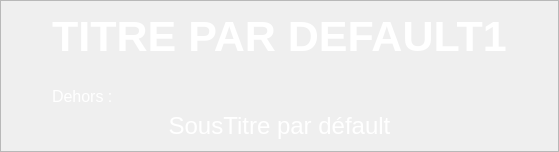
      <widget class="QFrame" name="Top">
       <property name="frameShape">
        <enum>QFrame::StyledPanel</enum>
       </property>
       <property name="frameShadow">
        <enum>QFrame::Sunken</enum>
       </property>
       <layout class="QVBoxLayout" name="verticalLayout_6">
        <item>
         <layout class="QVBoxLayout" name="TopVerLayout" stretch="2,8,4,1">
          <property name="leftMargin">
           <number>40</number>
          </property>
          <property name="rightMargin">
           <number>40</number>
          </property>
          <item>
           <widget class="QLabel" name="TopTittle">
            <property name="palette">
             <palette>
              <active>
               <colorrole role="WindowText">
                <brush brushstyle="SolidPattern">
                 <color alpha="255">
                  <red>255</red>
                  <green>255</green>
                  <blue>255</blue>
                 </color>
                </brush>
               </colorrole>
               <colorrole role="Text">
                <brush brushstyle="SolidPattern">
                 <color alpha="255">
                  <red>255</red>
                  <green>255</green>
                  <blue>255</blue>
                 </color>
                </brush>
               </colorrole>
              </active>
              <inactive>
               <colorrole role="WindowText">
                <brush brushstyle="SolidPattern">
                 <color alpha="255">
                  <red>255</red>
                  <green>255</green>
                  <blue>255</blue>
                 </color>
                </brush>
               </colorrole>
               <colorrole role="Text">
                <brush brushstyle="SolidPattern">
                 <color alpha="255">
                  <red>255</red>
                  <green>255</green>
                  <blue>255</blue>
                 </color>
                </brush>
               </colorrole>
              </inactive>
              <disabled>
               <colorrole role="WindowText">
                <brush brushstyle="SolidPattern">
                 <color alpha="255">
                  <red>127</red>
                  <green>127</green>
                  <blue>127</blue>
                 </color>
                </brush>
               </colorrole>
               <colorrole role="Text">
                <brush brushstyle="SolidPattern">
                 <color alpha="255">
                  <red>127</red>
                  <green>127</green>
                  <blue>127</blue>
                 </color>
                </brush>
               </colorrole>
              </disabled>
             </palette>
            </property>
            <property name="font">
             <font>
              <pointsize>32</pointsize>
              <weight>75</weight>
              <bold>true</bold>
              <underline>false</underline>
             </font>
            </property>
            <property name="styleSheet">
             <string notr="true"/>
            </property>
            <property name="text">
             <string>TITRE PAR DEFAULT1</string>
            </property>
            <property name="textFormat">
             <enum>Qt::AutoText</enum>
            </property>
            <property name="alignment">
             <set>Qt::AlignCenter</set>
            </property>
            <property name="margin">
             <number>0</number>
            </property>
            <property name="indent">
             <number>-1</number>
            </property>
            <property name="textInteractionFlags">
             <set>Qt::NoTextInteraction</set>
            </property>
           </widget>
          </item>
          <item>
           <widget class="QGroupBox" name="TopBox">
            <property name="styleSheet">
             <string notr="true">#TopBox {border: none;}</string>
            </property>
            <property name="title">
             <string/>
            </property>
            <property name="flat">
             <bool>false</bool>
            </property>
            <property name="checkable">
             <bool>false</bool>
            </property>
           </widget>
          </item>
          <item>
           <widget class="QLabel" name="otherLabel">
            <property name="palette">
             <palette>
              <active>
               <colorrole role="WindowText">
                <brush brushstyle="SolidPattern">
                 <color alpha="255">
                  <red>255</red>
                  <green>255</green>
                  <blue>255</blue>
                 </color>
                </brush>
               </colorrole>
               <colorrole role="Button">
                <brush brushstyle="SolidPattern">
                 <color alpha="255">
                  <red>0</red>
                  <green>0</green>
                  <blue>0</blue>
                 </color>
                </brush>
               </colorrole>
               <colorrole role="Light">
                <brush brushstyle="SolidPattern">
                 <color alpha="255">
                  <red>0</red>
                  <green>0</green>
                  <blue>0</blue>
                 </color>
                </brush>
               </colorrole>
               <colorrole role="Midlight">
                <brush brushstyle="SolidPattern">
                 <color alpha="255">
                  <red>0</red>
                  <green>0</green>
                  <blue>0</blue>
                 </color>
                </brush>
               </colorrole>
               <colorrole role="Dark">
                <brush brushstyle="SolidPattern">
                 <color alpha="255">
                  <red>0</red>
                  <green>0</green>
                  <blue>0</blue>
                 </color>
                </brush>
               </colorrole>
               <colorrole role="Mid">
                <brush brushstyle="SolidPattern">
                 <color alpha="255">
                  <red>0</red>
                  <green>0</green>
                  <blue>0</blue>
                 </color>
                </brush>
               </colorrole>
               <colorrole role="Text">
                <brush brushstyle="SolidPattern">
                 <color alpha="255">
                  <red>255</red>
                  <green>255</green>
                  <blue>255</blue>
                 </color>
                </brush>
               </colorrole>
               <colorrole role="BrightText">
                <brush brushstyle="SolidPattern">
                 <color alpha="255">
                  <red>255</red>
                  <green>255</green>
                  <blue>255</blue>
                 </color>
                </brush>
               </colorrole>
               <colorrole role="ButtonText">
                <brush brushstyle="SolidPattern">
                 <color alpha="255">
                  <red>255</red>
                  <green>255</green>
                  <blue>255</blue>
                 </color>
                </brush>
               </colorrole>
               <colorrole role="Base">
                <brush brushstyle="SolidPattern">
                 <color alpha="255">
                  <red>0</red>
                  <green>0</green>
                  <blue>0</blue>
                 </color>
                </brush>
               </colorrole>
               <colorrole role="Window">
                <brush brushstyle="SolidPattern">
                 <color alpha="255">
                  <red>0</red>
                  <green>0</green>
                  <blue>0</blue>
                 </color>
                </brush>
               </colorrole>
               <colorrole role="Shadow">
                <brush brushstyle="SolidPattern">
                 <color alpha="255">
                  <red>0</red>
                  <green>0</green>
                  <blue>0</blue>
                 </color>
                </brush>
               </colorrole>
               <colorrole role="AlternateBase">
                <brush brushstyle="SolidPattern">
                 <color alpha="255">
                  <red>0</red>
                  <green>0</green>
                  <blue>0</blue>
                 </color>
                </brush>
               </colorrole>
               <colorrole role="ToolTipBase">
                <brush brushstyle="SolidPattern">
                 <color alpha="255">
                  <red>255</red>
                  <green>255</green>
                  <blue>220</blue>
                 </color>
                </brush>
               </colorrole>
               <colorrole role="ToolTipText">
                <brush brushstyle="SolidPattern">
                 <color alpha="255">
                  <red>0</red>
                  <green>0</green>
                  <blue>0</blue>
                 </color>
                </brush>
               </colorrole>
              </active>
              <inactive>
               <colorrole role="WindowText">
                <brush brushstyle="SolidPattern">
                 <color alpha="255">
                  <red>255</red>
                  <green>255</green>
                  <blue>255</blue>
                 </color>
                </brush>
               </colorrole>
               <colorrole role="Button">
                <brush brushstyle="SolidPattern">
                 <color alpha="255">
                  <red>0</red>
                  <green>0</green>
                  <blue>0</blue>
                 </color>
                </brush>
               </colorrole>
               <colorrole role="Light">
                <brush brushstyle="SolidPattern">
                 <color alpha="255">
                  <red>0</red>
                  <green>0</green>
                  <blue>0</blue>
                 </color>
                </brush>
               </colorrole>
               <colorrole role="Midlight">
                <brush brushstyle="SolidPattern">
                 <color alpha="255">
                  <red>0</red>
                  <green>0</green>
                  <blue>0</blue>
                 </color>
                </brush>
               </colorrole>
               <colorrole role="Dark">
                <brush brushstyle="SolidPattern">
                 <color alpha="255">
                  <red>0</red>
                  <green>0</green>
                  <blue>0</blue>
                 </color>
                </brush>
               </colorrole>
               <colorrole role="Mid">
                <brush brushstyle="SolidPattern">
                 <color alpha="255">
                  <red>0</red>
                  <green>0</green>
                  <blue>0</blue>
                 </color>
                </brush>
               </colorrole>
               <colorrole role="Text">
                <brush brushstyle="SolidPattern">
                 <color alpha="255">
                  <red>255</red>
                  <green>255</green>
                  <blue>255</blue>
                 </color>
                </brush>
               </colorrole>
               <colorrole role="BrightText">
                <brush brushstyle="SolidPattern">
                 <color alpha="255">
                  <red>255</red>
                  <green>255</green>
                  <blue>255</blue>
                 </color>
                </brush>
               </colorrole>
               <colorrole role="ButtonText">
                <brush brushstyle="SolidPattern">
                 <color alpha="255">
                  <red>255</red>
                  <green>255</green>
                  <blue>255</blue>
                 </color>
                </brush>
               </colorrole>
               <colorrole role="Base">
                <brush brushstyle="SolidPattern">
                 <color alpha="255">
                  <red>0</red>
                  <green>0</green>
                  <blue>0</blue>
                 </color>
                </brush>
               </colorrole>
               <colorrole role="Window">
                <brush brushstyle="SolidPattern">
                 <color alpha="255">
                  <red>0</red>
                  <green>0</green>
                  <blue>0</blue>
                 </color>
                </brush>
               </colorrole>
               <colorrole role="Shadow">
                <brush brushstyle="SolidPattern">
                 <color alpha="255">
                  <red>0</red>
                  <green>0</green>
                  <blue>0</blue>
                 </color>
                </brush>
               </colorrole>
               <colorrole role="AlternateBase">
                <brush brushstyle="SolidPattern">
                 <color alpha="255">
                  <red>0</red>
                  <green>0</green>
                  <blue>0</blue>
                 </color>
                </brush>
               </colorrole>
               <colorrole role="ToolTipBase">
                <brush brushstyle="SolidPattern">
                 <color alpha="255">
                  <red>255</red>
                  <green>255</green>
                  <blue>220</blue>
                 </color>
                </brush>
               </colorrole>
               <colorrole role="ToolTipText">
                <brush brushstyle="SolidPattern">
                 <color alpha="255">
                  <red>0</red>
                  <green>0</green>
                  <blue>0</blue>
                 </color>
                </brush>
               </colorrole>
              </inactive>
              <disabled>
               <colorrole role="WindowText">
                <brush brushstyle="SolidPattern">
                 <color alpha="255">
                  <red>0</red>
                  <green>0</green>
                  <blue>0</blue>
                 </color>
                </brush>
               </colorrole>
               <colorrole role="Button">
                <brush brushstyle="SolidPattern">
                 <color alpha="255">
                  <red>0</red>
                  <green>0</green>
                  <blue>0</blue>
                 </color>
                </brush>
               </colorrole>
               <colorrole role="Light">
                <brush brushstyle="SolidPattern">
                 <color alpha="255">
                  <red>0</red>
                  <green>0</green>
                  <blue>0</blue>
                 </color>
                </brush>
               </colorrole>
               <colorrole role="Midlight">
                <brush brushstyle="SolidPattern">
                 <color alpha="255">
                  <red>0</red>
                  <green>0</green>
                  <blue>0</blue>
                 </color>
                </brush>
               </colorrole>
               <colorrole role="Dark">
                <brush brushstyle="SolidPattern">
                 <color alpha="255">
                  <red>0</red>
                  <green>0</green>
                  <blue>0</blue>
                 </color>
                </brush>
               </colorrole>
               <colorrole role="Mid">
                <brush brushstyle="SolidPattern">
                 <color alpha="255">
                  <red>0</red>
                  <green>0</green>
                  <blue>0</blue>
                 </color>
                </brush>
               </colorrole>
               <colorrole role="Text">
                <brush brushstyle="SolidPattern">
                 <color alpha="255">
                  <red>0</red>
                  <green>0</green>
                  <blue>0</blue>
                 </color>
                </brush>
               </colorrole>
               <colorrole role="BrightText">
                <brush brushstyle="SolidPattern">
                 <color alpha="255">
                  <red>255</red>
                  <green>255</green>
                  <blue>255</blue>
                 </color>
                </brush>
               </colorrole>
               <colorrole role="ButtonText">
                <brush brushstyle="SolidPattern">
                 <color alpha="255">
                  <red>0</red>
                  <green>0</green>
                  <blue>0</blue>
                 </color>
                </brush>
               </colorrole>
               <colorrole role="Base">
                <brush brushstyle="SolidPattern">
                 <color alpha="255">
                  <red>0</red>
                  <green>0</green>
                  <blue>0</blue>
                 </color>
                </brush>
               </colorrole>
               <colorrole role="Window">
                <brush brushstyle="SolidPattern">
                 <color alpha="255">
                  <red>0</red>
                  <green>0</green>
                  <blue>0</blue>
                 </color>
                </brush>
               </colorrole>
               <colorrole role="Shadow">
                <brush brushstyle="SolidPattern">
                 <color alpha="255">
                  <red>0</red>
                  <green>0</green>
                  <blue>0</blue>
                 </color>
                </brush>
               </colorrole>
               <colorrole role="AlternateBase">
                <brush brushstyle="SolidPattern">
                 <color alpha="255">
                  <red>0</red>
                  <green>0</green>
                  <blue>0</blue>
                 </color>
                </brush>
               </colorrole>
               <colorrole role="ToolTipBase">
                <brush brushstyle="SolidPattern">
                 <color alpha="255">
                  <red>255</red>
                  <green>255</green>
                  <blue>220</blue>
                 </color>
                </brush>
               </colorrole>
               <colorrole role="ToolTipText">
                <brush brushstyle="SolidPattern">
                 <color alpha="255">
                  <red>0</red>
                  <green>0</green>
                  <blue>0</blue>
                 </color>
                </brush>
               </colorrole>
              </disabled>
             </palette>
            </property>
            <property name="font">
             <font>
              <pointsize>12</pointsize>
             </font>
            </property>
            <property name="text">
             <string>Dehors :</string>
            </property>
            <property name="alignment">
             <set>Qt::AlignLeading|Qt::AlignLeft|Qt::AlignTop</set>
            </property>
           </widget>
          </item>
          <item>
           <widget class="QLabel" name="SubTitleLabel">
            <property name="palette">
             <palette>
              <active>
               <colorrole role="WindowText">
                <brush brushstyle="SolidPattern">
                 <color alpha="255">
                  <red>255</red>
                  <green>255</green>
                  <blue>255</blue>
                 </color>
                </brush>
               </colorrole>
               <colorrole role="Button">
                <brush brushstyle="SolidPattern">
                 <color alpha="255">
                  <red>0</red>
                  <green>0</green>
                  <blue>0</blue>
                 </color>
                </brush>
               </colorrole>
               <colorrole role="Light">
                <brush brushstyle="SolidPattern">
                 <color alpha="255">
                  <red>0</red>
                  <green>0</green>
                  <blue>0</blue>
                 </color>
                </brush>
               </colorrole>
               <colorrole role="Midlight">
                <brush brushstyle="SolidPattern">
                 <color alpha="255">
                  <red>0</red>
                  <green>0</green>
                  <blue>0</blue>
                 </color>
                </brush>
               </colorrole>
               <colorrole role="Dark">
                <brush brushstyle="SolidPattern">
                 <color alpha="255">
                  <red>0</red>
                  <green>0</green>
                  <blue>0</blue>
                 </color>
                </brush>
               </colorrole>
               <colorrole role="Mid">
                <brush brushstyle="SolidPattern">
                 <color alpha="255">
                  <red>0</red>
                  <green>0</green>
                  <blue>0</blue>
                 </color>
                </brush>
               </colorrole>
               <colorrole role="Text">
                <brush brushstyle="SolidPattern">
                 <color alpha="255">
                  <red>255</red>
                  <green>255</green>
                  <blue>255</blue>
                 </color>
                </brush>
               </colorrole>
               <colorrole role="BrightText">
                <brush brushstyle="SolidPattern">
                 <color alpha="255">
                  <red>255</red>
                  <green>255</green>
                  <blue>255</blue>
                 </color>
                </brush>
               </colorrole>
               <colorrole role="ButtonText">
                <brush brushstyle="SolidPattern">
                 <color alpha="255">
                  <red>255</red>
                  <green>255</green>
                  <blue>255</blue>
                 </color>
                </brush>
               </colorrole>
               <colorrole role="Base">
                <brush brushstyle="SolidPattern">
                 <color alpha="255">
                  <red>0</red>
                  <green>0</green>
                  <blue>0</blue>
                 </color>
                </brush>
               </colorrole>
               <colorrole role="Window">
                <brush brushstyle="SolidPattern">
                 <color alpha="255">
                  <red>0</red>
                  <green>0</green>
                  <blue>0</blue>
                 </color>
                </brush>
               </colorrole>
               <colorrole role="Shadow">
                <brush brushstyle="SolidPattern">
                 <color alpha="255">
                  <red>0</red>
                  <green>0</green>
                  <blue>0</blue>
                 </color>
                </brush>
               </colorrole>
               <colorrole role="AlternateBase">
                <brush brushstyle="SolidPattern">
                 <color alpha="255">
                  <red>0</red>
                  <green>0</green>
                  <blue>0</blue>
                 </color>
                </brush>
               </colorrole>
               <colorrole role="ToolTipBase">
                <brush brushstyle="SolidPattern">
                 <color alpha="255">
                  <red>255</red>
                  <green>255</green>
                  <blue>220</blue>
                 </color>
                </brush>
               </colorrole>
               <colorrole role="ToolTipText">
                <brush brushstyle="SolidPattern">
                 <color alpha="255">
                  <red>0</red>
                  <green>0</green>
                  <blue>0</blue>
                 </color>
                </brush>
               </colorrole>
              </active>
              <inactive>
               <colorrole role="WindowText">
                <brush brushstyle="SolidPattern">
                 <color alpha="255">
                  <red>255</red>
                  <green>255</green>
                  <blue>255</blue>
                 </color>
                </brush>
               </colorrole>
               <colorrole role="Button">
                <brush brushstyle="SolidPattern">
                 <color alpha="255">
                  <red>0</red>
                  <green>0</green>
                  <blue>0</blue>
                 </color>
                </brush>
               </colorrole>
               <colorrole role="Light">
                <brush brushstyle="SolidPattern">
                 <color alpha="255">
                  <red>0</red>
                  <green>0</green>
                  <blue>0</blue>
                 </color>
                </brush>
               </colorrole>
               <colorrole role="Midlight">
                <brush brushstyle="SolidPattern">
                 <color alpha="255">
                  <red>0</red>
                  <green>0</green>
                  <blue>0</blue>
                 </color>
                </brush>
               </colorrole>
               <colorrole role="Dark">
                <brush brushstyle="SolidPattern">
                 <color alpha="255">
                  <red>0</red>
                  <green>0</green>
                  <blue>0</blue>
                 </color>
                </brush>
               </colorrole>
               <colorrole role="Mid">
                <brush brushstyle="SolidPattern">
                 <color alpha="255">
                  <red>0</red>
                  <green>0</green>
                  <blue>0</blue>
                 </color>
                </brush>
               </colorrole>
               <colorrole role="Text">
                <brush brushstyle="SolidPattern">
                 <color alpha="255">
                  <red>255</red>
                  <green>255</green>
                  <blue>255</blue>
                 </color>
                </brush>
               </colorrole>
               <colorrole role="BrightText">
                <brush brushstyle="SolidPattern">
                 <color alpha="255">
                  <red>255</red>
                  <green>255</green>
                  <blue>255</blue>
                 </color>
                </brush>
               </colorrole>
               <colorrole role="ButtonText">
                <brush brushstyle="SolidPattern">
                 <color alpha="255">
                  <red>255</red>
                  <green>255</green>
                  <blue>255</blue>
                 </color>
                </brush>
               </colorrole>
               <colorrole role="Base">
                <brush brushstyle="SolidPattern">
                 <color alpha="255">
                  <red>0</red>
                  <green>0</green>
                  <blue>0</blue>
                 </color>
                </brush>
               </colorrole>
               <colorrole role="Window">
                <brush brushstyle="SolidPattern">
                 <color alpha="255">
                  <red>0</red>
                  <green>0</green>
                  <blue>0</blue>
                 </color>
                </brush>
               </colorrole>
               <colorrole role="Shadow">
                <brush brushstyle="SolidPattern">
                 <color alpha="255">
                  <red>0</red>
                  <green>0</green>
                  <blue>0</blue>
                 </color>
                </brush>
               </colorrole>
               <colorrole role="AlternateBase">
                <brush brushstyle="SolidPattern">
                 <color alpha="255">
                  <red>0</red>
                  <green>0</green>
                  <blue>0</blue>
                 </color>
                </brush>
               </colorrole>
               <colorrole role="ToolTipBase">
                <brush brushstyle="SolidPattern">
                 <color alpha="255">
                  <red>255</red>
                  <green>255</green>
                  <blue>220</blue>
                 </color>
                </brush>
               </colorrole>
               <colorrole role="ToolTipText">
                <brush brushstyle="SolidPattern">
                 <color alpha="255">
                  <red>0</red>
                  <green>0</green>
                  <blue>0</blue>
                 </color>
                </brush>
               </colorrole>
              </inactive>
              <disabled>
               <colorrole role="WindowText">
                <brush brushstyle="SolidPattern">
                 <color alpha="255">
                  <red>0</red>
                  <green>0</green>
                  <blue>0</blue>
                 </color>
                </brush>
               </colorrole>
               <colorrole role="Button">
                <brush brushstyle="SolidPattern">
                 <color alpha="255">
                  <red>0</red>
                  <green>0</green>
                  <blue>0</blue>
                 </color>
                </brush>
               </colorrole>
               <colorrole role="Light">
                <brush brushstyle="SolidPattern">
                 <color alpha="255">
                  <red>0</red>
                  <green>0</green>
                  <blue>0</blue>
                 </color>
                </brush>
               </colorrole>
               <colorrole role="Midlight">
                <brush brushstyle="SolidPattern">
                 <color alpha="255">
                  <red>0</red>
                  <green>0</green>
                  <blue>0</blue>
                 </color>
                </brush>
               </colorrole>
               <colorrole role="Dark">
                <brush brushstyle="SolidPattern">
                 <color alpha="255">
                  <red>0</red>
                  <green>0</green>
                  <blue>0</blue>
                 </color>
                </brush>
               </colorrole>
               <colorrole role="Mid">
                <brush brushstyle="SolidPattern">
                 <color alpha="255">
                  <red>0</red>
                  <green>0</green>
                  <blue>0</blue>
                 </color>
                </brush>
               </colorrole>
               <colorrole role="Text">
                <brush brushstyle="SolidPattern">
                 <color alpha="255">
                  <red>0</red>
                  <green>0</green>
                  <blue>0</blue>
                 </color>
                </brush>
               </colorrole>
               <colorrole role="BrightText">
                <brush brushstyle="SolidPattern">
                 <color alpha="255">
                  <red>255</red>
                  <green>255</green>
                  <blue>255</blue>
                 </color>
                </brush>
               </colorrole>
               <colorrole role="ButtonText">
                <brush brushstyle="SolidPattern">
                 <color alpha="255">
                  <red>0</red>
                  <green>0</green>
                  <blue>0</blue>
                 </color>
                </brush>
               </colorrole>
               <colorrole role="Base">
                <brush brushstyle="SolidPattern">
                 <color alpha="255">
                  <red>0</red>
                  <green>0</green>
                  <blue>0</blue>
                 </color>
                </brush>
               </colorrole>
               <colorrole role="Window">
                <brush brushstyle="SolidPattern">
                 <color alpha="255">
                  <red>0</red>
                  <green>0</green>
                  <blue>0</blue>
                 </color>
                </brush>
               </colorrole>
               <colorrole role="Shadow">
                <brush brushstyle="SolidPattern">
                 <color alpha="255">
                  <red>0</red>
                  <green>0</green>
                  <blue>0</blue>
                 </color>
                </brush>
               </colorrole>
               <colorrole role="AlternateBase">
                <brush brushstyle="SolidPattern">
                 <color alpha="255">
                  <red>0</red>
                  <green>0</green>
                  <blue>0</blue>
                 </color>
                </brush>
               </colorrole>
               <colorrole role="ToolTipBase">
                <brush brushstyle="SolidPattern">
                 <color alpha="255">
                  <red>255</red>
                  <green>255</green>
                  <blue>220</blue>
                 </color>
                </brush>
               </colorrole>
               <colorrole role="ToolTipText">
                <brush brushstyle="SolidPattern">
                 <color alpha="255">
                  <red>0</red>
                  <green>0</green>
                  <blue>0</blue>
                 </color>
                </brush>
               </colorrole>
              </disabled>
             </palette>
            </property>
            <property name="font">
             <font>
              <pointsize>18</pointsize>
             </font>
            </property>
            <property name="text">
             <string>SousTitre par défault</string>
            </property>
            <property name="alignment">
             <set>Qt::AlignCenter</set>
            </property>
           </widget>
          </item>
         </layout>
        </item>
       </layout>
      </widget>
